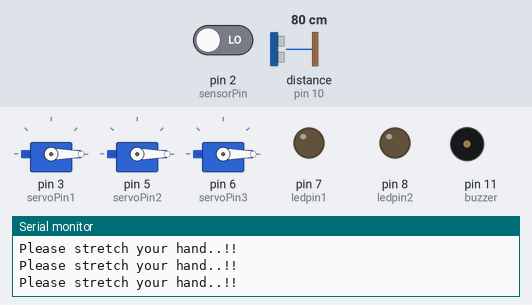
The sketch below on a simulated Arduino Uno, built with avr-gcc and run on an emulated ATmega328P. Shown: 3 × servo, output pins drawn as LEDs (lit = HIGH), buzzer (waves = sounding, pin HIGH), the last lines printed to the serial monitor. Wiring (inferred from the names in the program): ultrasonic range finder: trigger pin 9; echo pin 10. The inputs (shaded band) are chosen by the test bench; at power-on: pin 2 (sensorPin) LOW, distance to the obstacle (sensor on pin 10) 80 cm. The echo pulse lasts 58.3 µs per cm; pins used as bus, display or sensor lines are not drawn.

Above: at 1.2 s.
1.3 s: pin 2 (sensorPin) driven HIGH
At 2.1 s:
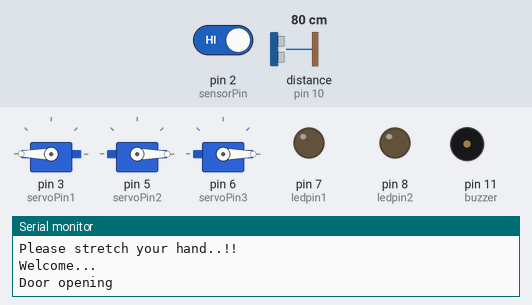
4.3 s: pin 2 (sensorPin) driven LOW
At 6.6 s:
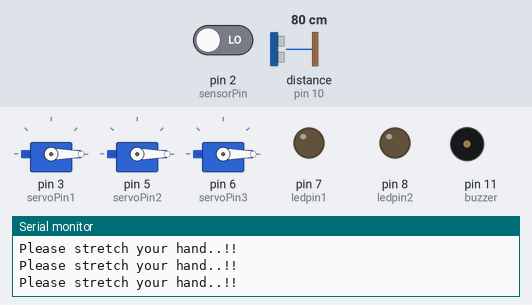
7.3 s: distance to the obstacle (sensor on pin 10) set to 52 cm
8.8 s: distance to the obstacle (sensor on pin 10) set to 44 cm
At 15.5 s:
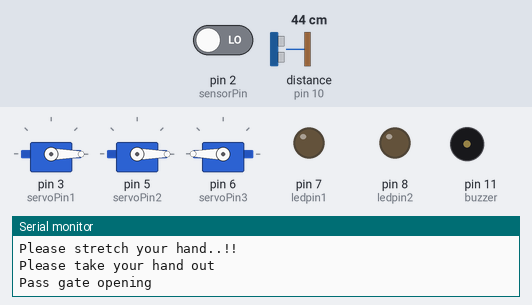
Timing chart, 0 to 19.6 s (numbered marks = the images above; inputs shaded):
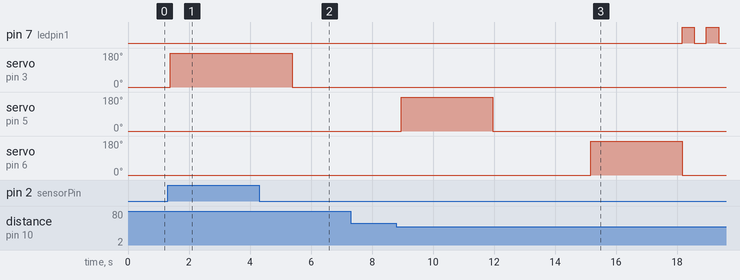

The sketch:

project.ino
```cpp
#include <Servo.h>
Servo servo1;     // creating servo1 object
Servo servo2;     // creating servo2 object
Servo servo3;    // creating servo3 object
// defines variables
int sensorPin = 2;
int servoPin1 = 3;
int servoPin2 = 5;
int servoPin3 = 6;
int ledpin1 = 7;
int ledpin2 = 8;
int buzzer =11;
int person ;    //
const int trigPin = 9;
const int echoPin = 10;
long duration;
int distance, sanitize,i,startPos;


void setup()
{
sanitize=0;
person = 0;
startPos = 0;
Serial.begin(9600);
servo1.attach(servoPin1);
servo2.attach(servoPin2);
servo3.attach(servoPin3);
pinMode(sensorPin, INPUT);
pinMode(ledpin1, OUTPUT);
pinMode(ledpin2, OUTPUT);
pinMode(buzzer, OUTPUT);
pinMode(trigPin, OUTPUT);     // Sets the trigPin as an Output
pinMode(echoPin, INPUT);      // Sets the echoPin as an Input
}


void loop()
{
servo1.write(startPos);     //Setting all 3 motors to Initial position(0)
servo2.write(startPos);
servo3.write(startPos);

//Code to find the distance from ultrasonic sensor.
digitalWrite(trigPin, LOW);   // Clears the trigPin
delayMicroseconds(2);
digitalWrite(trigPin, HIGH);  // Sets the trigPin on HIGH state for 10 micro seconds
delayMicroseconds(10);
digitalWrite(trigPin, LOW);   // Reads the echoPin, returns the sound wave travel time in microseconds
duration = pulseIn(echoPin, HIGH);
distance= (duration*35)/1000; // Calculating the distance
distance= distance/2;
//Serial.println(distance);

person = digitalRead(sensorPin);   // Reading the PIR sensor and saving to the variable "person".
if (person == HIGH)                //If persons comes door will open through servo1 motor.
{
  Serial.println("Welcome...");
  servo1.write(180);                 //Rotating servo1 to open the main door.
  Serial.println("Door opening");
  delay(2000);}
else
{
  servo1.write(0);                  //Rotating servo1 to close the main door.
  delay(100);
}

if (sanitize == 0)                 //If sanitization is not done then sensor starts to sense.
{
  Serial.println("Please stretch your hand..!! ");
  if(distance <50)                   //Sensing hand which is less than 50 cm.
  {
    servo2.write(180);                 //Turning ON sanitizer motor for 3 seconds.
    delay(3000);
    servo2.write(0);                   //Turning OFF sanitizer motor
    delay(100);
    Serial.println("Please take your hand out");
    delay(3000);                                    //Waiting for person to take hand.
    sanitize=sanitize+1;      //Making 'sanitize' variable to 1 that person has done sanitization.
}
}
  else if (sanitize == 1)          //If and only if santization done goes inside the loop for opening pass gate.
{
    servo3.write(180);           //Turning ON pass gate motor.
    Serial.println("Pass gate opening");
    delay(3000);
    servo3.write(0);              //Turning OFF pass gate motor.
    Serial.println("Pass gate closing");
    digitalWrite(ledpin2, LOW);
    for (i=0;i<3;i++)           //Blinking green LED for 3 times.
   {
    digitalWrite(ledpin1, HIGH);
    delay(400);
    digitalWrite(ledpin1, LOW);
    delay(400);
   }
    tone(buzzer, 500);            //Beeping buzzer.
    delay(1000);
    noTone(buzzer);               //Turning OFF buzzer.
    digitalWrite(ledpin2, HIGH);  //Making red LED ON that indicates pass gate is closed.
    sanitize=0;                   //Clearing sanitize variable that sanitized person went inside.
 }
}
```

Measured:
- the behaviour switches between 50 and 49 cm on distance to the obstacle (sensor on pin 10) (found by bisection; images 2 and 3)
- after the input at 1.3 s, servo on pin 3 (servoPin1): 0° → 180° after 0.08 s
- after the input at 4.3 s, servo on pin 3 (servoPin1): 180° → 0° after 1.1 s
- after the input at 8.8 s, pin 7 (ledpin1): alternates HIGH for 0.40 s and LOW for 0.40 s, starting after 9.4 s; servo on pin 5 (servoPin2): 0° → 180° after 0.16 s, → 0° 3.0 s later; servo on pin 6 (servoPin3): 0° → 180° after 6.4 s, → 0° 3.0 s later
